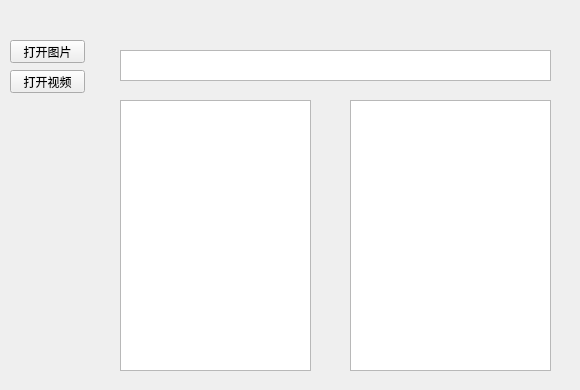
<?xml version="1.0" encoding="UTF-8"?>
<ui version="4.0">
 <class>Form</class>
 <widget class="QWidget" name="Form">
  <property name="geometry">
   <rect>
    <x>0</x>
    <y>0</y>
    <width>580</width>
    <height>390</height>
   </rect>
  </property>
  <property name="windowTitle">
   <string>Form</string>
  </property>
  <widget class="QPushButton" name="pushButton">
   <property name="geometry">
    <rect>
     <x>10</x>
     <y>40</y>
     <width>75</width>
     <height>23</height>
    </rect>
   </property>
   <property name="text">
    <string>打开图片</string>
   </property>
  </widget>
  <widget class="QPushButton" name="pushButton_2">
   <property name="geometry">
    <rect>
     <x>10</x>
     <y>70</y>
     <width>75</width>
     <height>23</height>
    </rect>
   </property>
   <property name="text">
    <string>打开视频</string>
   </property>
  </widget>
  <widget class="QTextBrowser" name="textBrowser">
   <property name="geometry">
    <rect>
     <x>120</x>
     <y>50</y>
     <width>431</width>
     <height>31</height>
    </rect>
   </property>
  </widget>
  <widget class="QGraphicsView" name="graphicsView">
   <property name="geometry">
    <rect>
     <x>120</x>
     <y>100</y>
     <width>191</width>
     <height>271</height>
    </rect>
   </property>
  </widget>
  <widget class="QGraphicsView" name="graphicsView_2">
   <property name="geometry">
    <rect>
     <x>350</x>
     <y>100</y>
     <width>201</width>
     <height>271</height>
    </rect>
   </property>
  </widget>
 </widget>
 <resources/>
 <connections/>
</ui>
